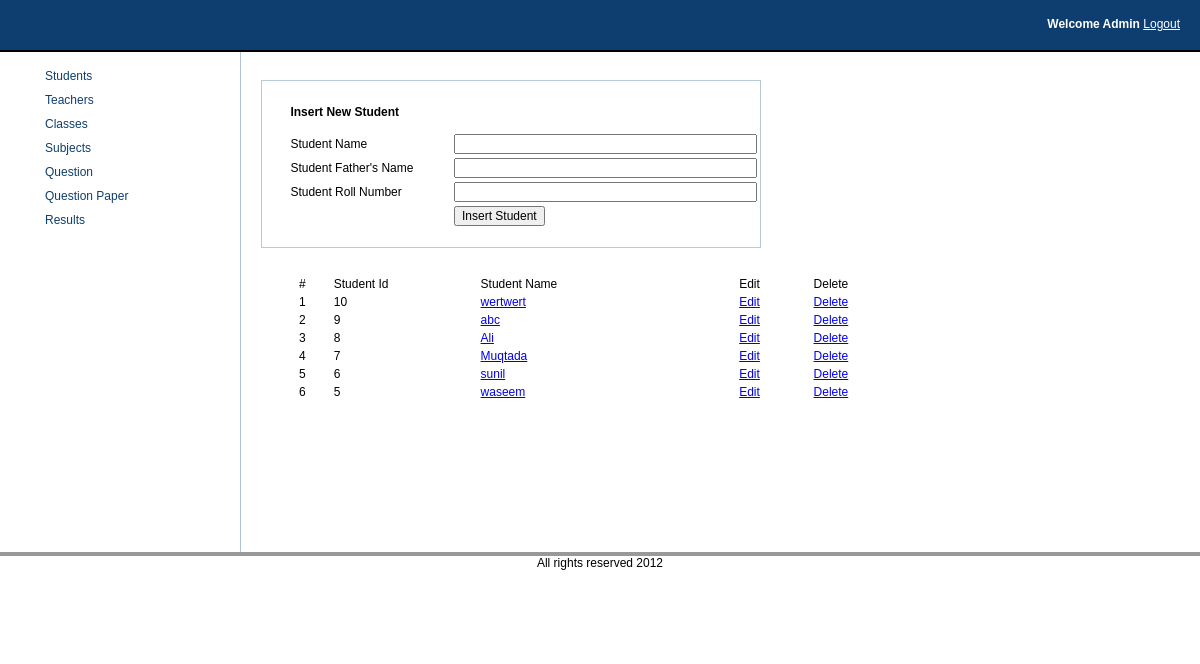
The page /admin/students.php on the database its author committed.
### tables this page shows
CREATE TABLE IF NOT EXISTS `student` (
  `student_id` int(11) NOT NULL AUTO_INCREMENT,
  `student_name` varchar(255) NOT NULL,
  `roll_number` varchar(255) NOT NULL,
  `fathers_name` varchar(255) NOT NULL,
  `enrollment_date` date NOT NULL,
  PRIMARY KEY (`student_id`)
);

### admin/model/Student.php (the view, shortened to what this page needs)
<?php
class Student extends OLE
{
function getAllStudents()
{
 $i=1;
$qry="select * from student order by student_id DESC ";
$result=mysql_query($qry);
 while($row=mysql_fetch_array($result))
{
echo "<tr><td> </td><td>".$i++." </td> <td>".$row['student_id']." </td> <td><a href='student.php?action=view&id="
    .$row['student_id']."'>".$row['student_name']."</a> </td>
    <td><a href='#'> Edit</a> </td>
    <td><a href=student.php?action=delete&id=".$row['student_id'].">Delete </a> </td>
     </tr>";
}
}
}
?>

### admin/view/css/styles.css (style rules this page uses)
html { font-size:12px; font-family:arial; }
* { font-size:12px; }
body { margin:0; }

### rows shown on the page
student: student_id "10", student_name "wertwert"
student: student_id "9", student_name "abc"
student: student_id "8", student_name "Ali"
student: student_id "7", student_name "Muqtada"
student: student_id "6", student_name "sunil"
student: student_id "5", student_name "waseem"
